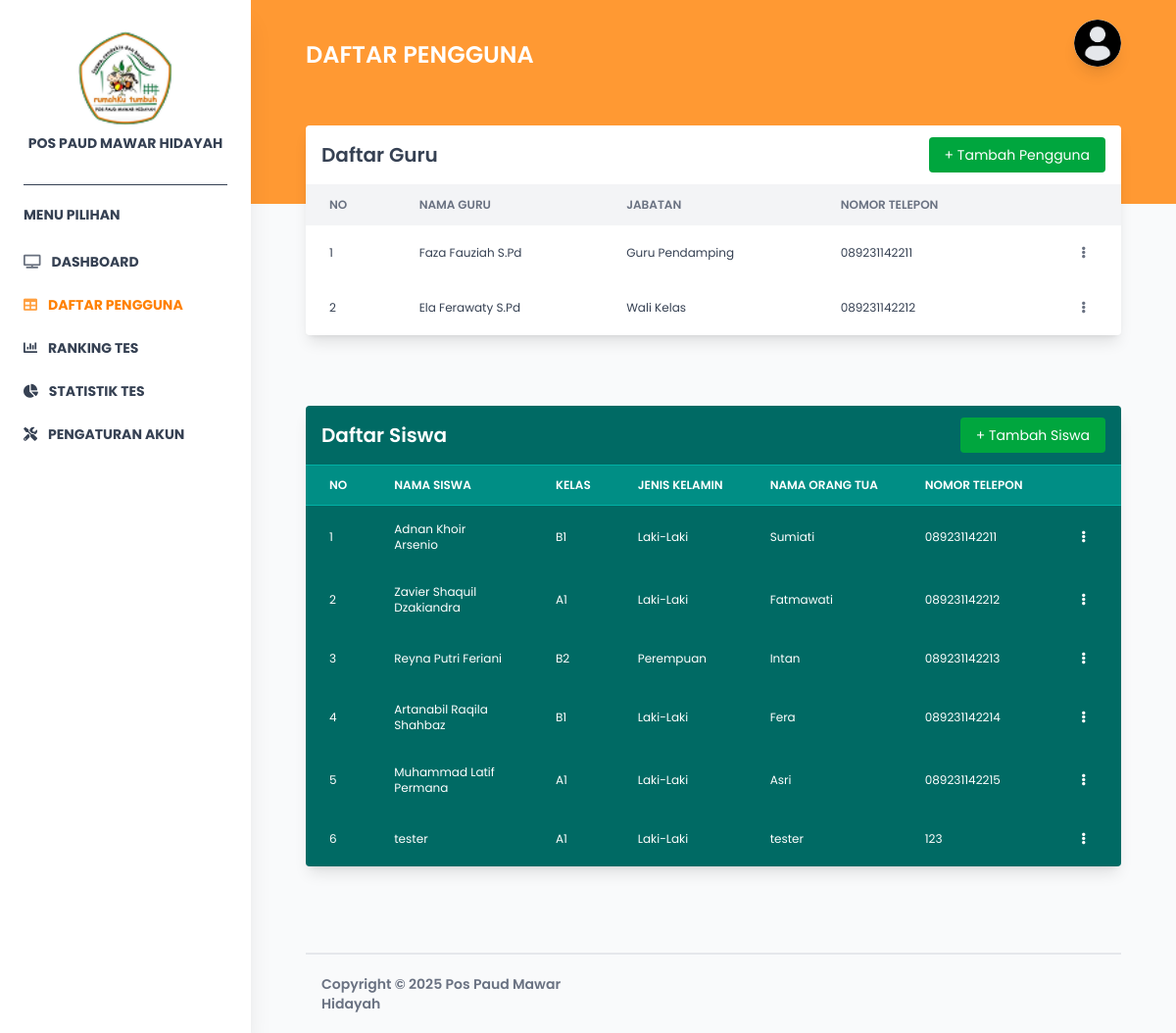
Page /pages/admin/daftar_pengguna.php (signed in) on the committed database.
### tables this page shows
CREATE TABLE `guru_detail` (
  `user_id` int NOT NULL,
  `nama_guru` varchar(50) NOT NULL,
  `nomor_telepon` varchar(25) NOT NULL,
  `jabatan` enum('Wali Kelas','Guru Pendamping') NOT NULL
);

CREATE TABLE `pengguna_detail` (
  `user_id` int NOT NULL,
  `nama_anak` varchar(50) NOT NULL,
  `kelas` enum('A1','B1','B2') NOT NULL,
  `jenis_kelamin` enum('Laki-Laki','Perempuan') NOT NULL,
  `nama_orangtua` varchar(50) NOT NULL,
  `nomor_telepon` varchar(25) NOT NULL,
  `created_at` datetime DEFAULT CURRENT_TIMESTAMP
);

### pages/admin/daftar_pengguna.php (the view, shortened to what this page needs)
<?php
include '../../config/config.php';
?>
<!DOCTYPE html>
<html>
<head>
  <link rel="stylesheet" href="../../src/styles/style.css" />
  <link rel="stylesheet" href="../../assets/vendor/@fortawesome/fontawesome-free/css/all.min.css" />
</head>
<body class="font-[poppins] text-gray-700 antialiased">
  <div id="root">
    <?php include '../../components/admin/Navbar.php'; ?>
    <div class="relative md:ml-64 bg-gray-50">
      <nav class="absolute top-0 left-0 w-full z-10 bg-transparent md:flex-row md:flex-nowrap md:justify-start flex items-center p-4">
        <div class="w-full mx-autp items-center flex justify-between md:flex-nowrap flex-wrap md:px-10 px-4">
          <a class="text-white text-2xl uppercase hidden lg:inline-block font-semibold mt-6">Daftar Pengguna</a>
          <?php include '../../components/admin/Profile.php'; ?>
        </div>
      </nav>
      <div class="relative bg-secondary-400 md:pt-20 pb-32 pt-12">
      </div>
      <div class="px-4 md:px-10 mx-auto w-full -m-24">
        <div class="flex flex-wrap mt-4">
          <div class="w-full mb-12 px-4">
            <div
              class="relative flex flex-col min-w-0 break-words w-full mb-6 shadow-lg rounded bg-white">
              <div class="rounded-t mb-0 px-4 py-3 border-0">
                <div class="flex flex-wrap items-center">
                  <div
                    class="relative w-full max-w-full flex-grow flex-1">
                    <h3 class="font-semibold text-xl text-gray-700">
                      Daftar Guru
                    </h3>
                  </div>
                  <button onclick="openAddModal('guru')" class="bg-green-600 text-white text-sm px-4 py-2 rounded hover:bg-green-700 transition">
                    + Tambah Pengguna
                  </button>
                </div>
              </div>
              <div class="block w-full overflow-x-auto">
                <table
                  class="items-center w-full bg-transparent border-collapse">
                  <thead>
                    <tr>
                      <th
                        class="px-6 align-middle border border-solid py-3 text-xs uppercase border-l-0 border-r-0 whitespace-nowrap font-semibold text-left bg-gray-100 text-gray-500 border-gray-100">
                        No
                      </th>
                      <th
                        class="px-6 align-middle border border-solid py-3 text-xs uppercase border-l-0 border-r-0 whitespace-nowrap font-semibold text-left bg-gray-100 text-gray-500 border-gray-100">
                        Nama Guru
                      </th>
                      <th
                        class="px-6 align-middle border border-solid py-3 text-xs uppercase border-l-0 border-r-0 whitespace-nowrap font-semibold text-left bg-gray-100 text-gray-500 border-gray-100">
                        Jabatan
                      </th>
                      <th
                        class="px-6 align-middle border border-solid py-3 text-xs uppercase border-l-0 border-r-0 whitespace-nowrap font-semibold text-left bg-gray-100 text-gray-500 border-gray-100">
                        Nomor Telepon
                      </th>
                      <th
                        class="px-6 align-middle border border-solid py-3 text-xs uppercase border-l-0 border-r-0 whitespace-nowrap font-semibold text-left bg-gray-100 text-gray-500 border-gray-100"></th>
                    </tr>
                  </thead>
                  <tbody>
                    <?php
                    $no = 1;
                    $query_guru = mysqli_query($connect, "SELECT * FROM guru_detail");
                    if (mysqli_num_rows($query_guru) > 0) {
                      while ($row = mysqli_fetch_assoc($query_guru)) {
                    ?>
                        <tr class="hover:bg-gray-50">
                          <td class="border-t-0 px-6 align-middle border-l-0 border-r-0 text-xs whitespace-nowrap p-4"><?= $no++ ?></td>
                          <td class="border-t-0 px-6 align-middle border-l-0 border-r-0 text-xs whitespace-nowrap p-4"><?= htmlspecialchars($row['nama_guru']) ?></td>
                          <td class="border-t-0 px-6 align-middle border-l-0 border-r-0 text-xs whitespace-nowrap p-4"><?= htmlspecialchars($row['jabatan']) ?></td>
                          <td class="border-t-0 px-6 align-middle border-l-0 border-r-0 text-xs whitespace-nowrap p-4"><?= htmlspecialchars($row['nomor_telepon']) ?></td>
                          <td class="relative border-t-0 px-6 align-middle border-l-0 border-r-0 text-xs whitespace-nowrap p-4 text-right">
                            <a href="#!" class="text-gray-500 block py-1 px-3" onclick="openDropdown(event,'dropdown-guru-<?= $row['user_id'] ?>')">
                              <i class="fas fa-ellipsis-v"></i>
                            </a>
                          </td>
                        </tr>
                      <?php
                      }
                    } ?>
                  </tbody>
                </table>
              </div>
            </div>
          </div>
          <div class="w-full mb-12 px-4">
            <div
              class="relative flex flex-col min-w-0 break-words w-full mb-6 shadow-lg rounded bg-primary-700  text-white">
              <div class="rounded-t mb-0 px-4 py-3 border-0">
                <div class="flex flex-wrap items-center">
                  <div
                    class="relative w-full max-w-full flex-grow flex-1">
                    <h3 class="font-semibold text-xl text-white">
                      Daftar Siswa
                    </h3>
                  </div>
                  <button onclick="openAddModal('siswa')" class="bg-green-600 text-white text-sm px-4 py-2 rounded hover:bg-green-700 transition">
                    + Tambah Siswa
                  </button>
                </div>
              </div>
              <div class="block w-full overflow-x-auto">
                <table
                  class="items-center w-full bg-transparent border-collapse">
                  <thead>
                    <tr>
                      <th
                        class="px-6 align-middle border border-solid py-3 text-xs uppercase border-l-0 border-r-0 whitespace-nowrap font-semibold text-left bg-primary-600 text-white-300 border-primary-500">
                        No
                      </th>
                      <th
                        class="px-6 align-middle border border-solid py-3 text-xs uppercase border-l-0 border-r-0 whitespace-nowrap font-semibold text-left bg-primary-600 text-white-300 border-primary-500">
                        Nama Siswa
                      </th>
                      <th
                        class="px-6 align-middle border border-solid py-3 text-xs uppercase border-l-0 border-r-0 whitespace-nowrap font-semibold text-left bg-primary-600 text-white-300 border-primary-500">
                        Kelas
                      </th>
                      <th
                        class="px-6 align-middle border border-solid py-3 text-xs uppercase border-l-0 border-r-0 whitespace-nowrap font-semibold text-left bg-primary-600 text-white-300 border-primary-500">
                        Jenis Kelamin
                      </th>
                      <th
                        class="px-6 align-middle border border-solid py-3 text-xs uppercase border-l-0 border-r-0 whitespace-nowrap font-semibold text-left bg-primary-600 text-white-300 border-primary-500">
                        Nama Orang Tua
                      </th>
                      <th
                        class="px-6 align-middle border border-solid py-3 text-xs uppercase border-l-0 border-r-0 whitespace-nowrap font-semibold text-left bg-primary-600 text-white-300 border-primary-500">
                        Nomor Telepon
                      </th>
                      <th
                        class="px-6 align-middle border border-solid py-3 text-xs uppercase border-l-0 border-r-0 whitespace-nowrap font-semibold text-left bg-primary-600 text-white-300 border-primary-500"></th>
                    </tr>
                  </thead>
                  <tbody>
                    <?php
                    $no = 1;
                    $query_siswa = mysqli_query($connect, "SELECT * FROM pengguna_detail");
                    if (mysqli_num_rows($query_siswa) > 0) {
                      while ($row = mysqli_fetch_assoc($query_siswa)) {
                    ?>
                        <tr class="hover:bg-primary-500">
                          <td class="border-t-0 px-6 py-4 text-xs"><?= $no++ ?></td>
                          <td class="border-t-0 px-6 py-4 text-xs"><?= htmlspecialchars($row['nama_anak']) ?></td>
                          <td class="border-t-0 px-6 py-4 text-xs"><?= htmlspecialchars($row['kelas']) ?></td>
                          <td class="border-t-0 px-6 py-4 text-xs"><?= htmlspecialchars($row['jenis_kelamin']) ?></td>
                          <td class="border-t-0 px-6 py-4 text-xs"><?= htmlspecialchars($row['nama_orangtua']) ?></td>
                          <td class="border-t-0 px-6 py-4 text-xs"><?= htmlspecialchars($row['nomor_telepon']) ?></td>
                          <td class="border-t-0 px-6 py-4 text-xs text-right">
                            <a href="#!" class="text-white block py-1 px-3" onclick="openDropdown(event,'dropdown-siswa-<?= $row['user_id'] ?>')">
                              <i class="fas fa-ellipsis-v"></i>
                            </a>
                          </td>
                        </tr>
                      <?php
                      }
                    } ?>
                  </tbody>
                </table>
              </div>
            </div>
          </div>
        </div>
        <?php include '../../components/admin/footer.php'; ?>
      </div>
    </div>
  </div>
</body>
</html>

### components/admin/Navbar.php (shortened to what this page needs)
<?php
$currentPage = basename($_SERVER['PHP_SELF']);
?>
<nav
    class="md:left-0 md:block md:fixed md:top-0 md:bottom-0 md:overflow-y-auto md:flex-row md:flex-nowrap md:overflow-hidden shadow-xl bg-white flex flex-wrap items-center justify-between relative md:w-64 z-10 py-4 px-6">
    <div
        class="md:flex-col md:items-stretch md:min-h-full md:flex-nowrap px-0 flex flex-wrap items-center justify-between w-full mx-auto">
        <a class="flex flex-col items-center text-blueGray-600 font-bold text-sm uppercase p-4 px-0">
            <img src="../../src/images/Logo.png" alt="Logo" class="w-24 h-24 mb-2">
            <span>POS PAUD MAWAR HIDAYAH</span>
        </a>
        <div
            class="md:flex md:flex-col md:items-stretch md:opacity-100 md:relative md:shadow-none shadow absolute top-0 left-0 right-0 z-40 overflow-y-auto overflow-x-hidden h-auto items-center flex-1 rounded hidden"
            id="example-collapse-sidebar">
            <hr class="my-4 md:min-w-full" />
            <h6
                class="md:min-w-full text-blueGray-500 text-sm uppercase font-bold block pt-1 pb-4 no-underline">
                Menu Pilihan
            </h6>
            <ul class="md:flex-col md:min-w-full flex flex-col list-none">
                <li class="items-center">
                    <a
                        href="<?php echo $currentPage == 'dashboard.php' ? 'javascript:void(0);' : './dashboard.php'; ?>"
                        class="text-sm uppercase py-3 font-bold block <?php echo $currentPage == 'dashboard.php' ? 'text-secondary-500 hover:text-secondary-600' : 'text-blueGray-700 hover:text-blueGray-500'; ?>">
                        <i class="fas fa-tv mr-2 text-sm opacity-75"></i> Dashboard
                    </a>
                </li>
                <li class="items-center">
                    <a
                        href="<?php echo $currentPage == 'daftar_pengguna.php' ? 'javascript:void(0);' : './daftar_pengguna.php'; ?>"
                        class="text-sm uppercase py-3 font-bold block <?php echo $currentPage == 'daftar_pengguna.php' ? 'text-secondary-500 hover:text-secondary-600' : 'text-blueGray-700 hover:text-blueGray-500'; ?>">
                        <i class="fas fa-table mr-2 text-sm <?php echo $currentPage == 'daftar_pengguna.php' ? 'opacity-75' : 'text-blueGray-300'; ?>"></i> Daftar Pengguna
                    </a>
                </li>
                <li class="items-center">
                    <a
                        href="<?php echo $currentPage == 'ranking_tes.php' ? 'javascript:void(0);' : './ranking_tes.php'; ?>"
                        class="text-sm uppercase py-3 font-bold block <?php echo $currentPage == 'ranking_tes.php' ? 'text-secondary-500 hover:text-secondary-600' : 'text-blueGray-700 hover:text-blueGray-500'; ?>">
                        <i class="fas fa-chart-bar mr-2 text-sm <?php echo $currentPage == 'ranking_tes.php' ? 'opacity-75' : 'text-blueGray-300'; ?>"></i> Ranking Tes
                    </a>
                </li>
                <li class="items-center">
                    <a
                        href="<?php echo $currentPage == 'statistik_tes.php' ? 'javascript:void(0);' : './statistik_tes.php'; ?>"
                        class="text-sm uppercase py-3 font-bold block <?php echo $currentPage == 'statistik_tes.php' ? 'text-secondary-500 hover:text-secondary-600' : 'text-blueGray-700 hover:text-blueGray-500'; ?>">
                        <i class="fas fa-chart-pie mr-2 text-sm <?php echo $currentPage == 'statistik_tes.php' ? 'opacity-75' : 'text-blueGray-300'; ?>"></i> Statistik Tes
                    </a>
                </li>
                <li class="items-center">
                    <a
                        href="<?php echo $currentPage == 'pengaturan_akun.php' ? 'javascript:void(0);' : './pengaturan_akun.php'; ?>"
                        class="text-sm uppercase py-3 font-bold block <?php echo $currentPage == 'pengaturan_akun.php' ? 'text-secondary-500 hover:text-secondary-600' : 'text-blueGray-700 hover:text-blueGray-500'; ?>">
                        <i class="fas fa-tools mr-2 text-sm <?php echo $currentPage == 'pengaturan_akun.php' ? 'opacity-75' : 'text-blueGray-300'; ?>"></i> Pengaturan Akun
                    </a>
                </li>
            </ul>
        </div>
    </div>
</nav>

### components/admin/Profile.php (shortened to what this page needs)
<ul
    class="flex-col md:flex-row list-none items-center hidden md:flex">
    <a class="text-gray-500 block"
        href="#pablo"
        onclick="openDropdown(event,'user-dropdown')">
        <div class="items-center flex">
            <span
                class="w-12 h-12 text-sm text-white bg-gray-200 inline-flex items-center justify-center rounded-full"><img
                    alt="..."
                    class="w-full rounded-full align-middle border-none shadow-lg"
                    src="../../src/images/Profile.png" /></span>
        </div>
    </a>
</ul>

### components/admin/footer.php
<footer class="block py-4">
    <div class="container mx-auto px-4">
        <hr class="mb-4 border-b-1 border-gray-200" />
        <div class="flex flex-wrap items-center md:justify-between justify-center">
            <div class="w-full md:w-4/12 px-4">
                <div class="text-sm text-gray-500 font-semibold py-1 text-center md:text-left"> Copyright © <span id="get-current-year"></span>
                    <a class="text-gray-500 text-sm font-semibold py-1"> Pos Paud Mawar Hidayah
                    </a>
                </div>
            </div>
        </div>
</footer>

### rows in the picture
guru_detail: nama_guru "Faza Fauziah S.Pd", jabatan "Guru Pendamping", nomor_telepon "089231142211"
guru_detail: nama_guru "Ela Ferawaty S.Pd", jabatan "Wali Kelas", nomor_telepon "089231142212"
pengguna_detail: nama_anak "Adnan Khoir Arsenio", kelas "B1", jenis_kelamin "Laki-Laki", nama_orangtua "Sumiati", nomor_telepon "089231142211"
pengguna_detail: nama_anak "Zavier Shaquil Dzakiandra", kelas "A1", jenis_kelamin "Laki-Laki", nama_orangtua "Fatmawati", nomor_telepon "089231142212"
pengguna_detail: nama_anak "Reyna Putri Feriani", kelas "B2", jenis_kelamin "Perempuan", nama_orangtua "Intan", nomor_telepon "089231142213"
pengguna_detail: nama_anak "Artanabil Raqila Shahbaz", kelas "B1", jenis_kelamin "Laki-Laki", nama_orangtua "Fera", nomor_telepon "089231142214"
pengguna_detail: nama_anak "Muhammad Latif Permana", kelas "A1", jenis_kelamin "Laki-Laki", nama_orangtua "Asri", nomor_telepon "089231142215"
pengguna_detail: nama_anak "tester", kelas "A1", jenis_kelamin "Laki-Laki", nama_orangtua "tester", nomor_telepon "123"
